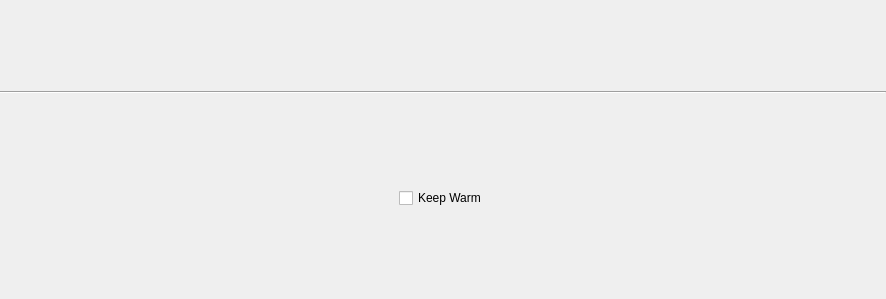
<?xml version="1.0" encoding="UTF-8"?>
<ui version="4.0">
 <class>Form</class>
 <widget class="QWidget" name="Form">
  <property name="geometry">
   <rect>
    <x>0</x>
    <y>0</y>
    <width>886</width>
    <height>299</height>
   </rect>
  </property>
  <property name="sizePolicy">
   <sizepolicy hsizetype="MinimumExpanding" vsizetype="Preferred">
    <horstretch>0</horstretch>
    <verstretch>0</verstretch>
   </sizepolicy>
  </property>
  <property name="windowTitle">
   <string>Form</string>
  </property>
  <layout class="QVBoxLayout" name="verticalLayout">
   <property name="spacing">
    <number>3</number>
   </property>
   <property name="margin">
    <number>0</number>
   </property>
   <item>
    <widget class="Line" name="line">
     <property name="orientation">
      <enum>Qt::Horizontal</enum>
     </property>
    </widget>
   </item>
   <item>
    <layout class="QHBoxLayout" name="horizontalLayout">
     <item>
      <spacer name="horizontalSpacer">
       <property name="orientation">
        <enum>Qt::Horizontal</enum>
       </property>
       <property name="sizeHint" stdset="0">
        <size>
         <width>0</width>
         <height>0</height>
        </size>
       </property>
      </spacer>
     </item>
     <item>
      <widget class="QCheckBox" name="checkBox_keepwarm">
       <property name="text">
        <string>Keep Warm</string>
       </property>
      </widget>
     </item>
     <item>
      <spacer name="horizontalSpacer_8">
       <property name="orientation">
        <enum>Qt::Horizontal</enum>
       </property>
       <property name="sizeHint" stdset="0">
        <size>
         <width>0</width>
         <height>0</height>
        </size>
       </property>
      </spacer>
     </item>
    </layout>
   </item>
  </layout>
 </widget>
 <resources>
  <include location="../../../../../../usr/local/lib/python2.7/dist-packages/qtutils/icons/icons.qrc"/>
 </resources>
 <connections/>
</ui>
